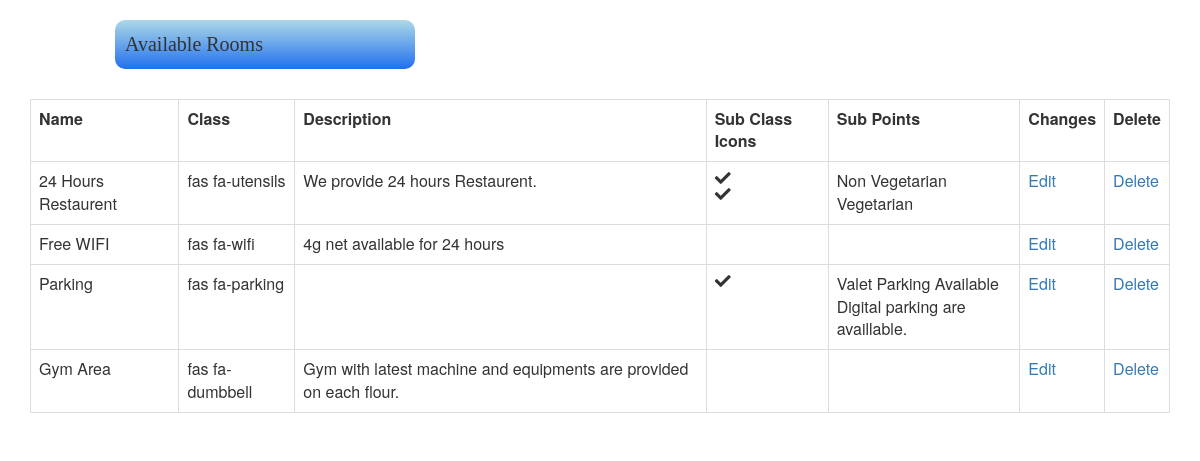
The page /Admin_Block/services.php (signed in) on the database its author committed.
### tables this page shows
CREATE TABLE `services` (
  `id` int(15) NOT NULL,
  `name` varchar(100) NOT NULL,
  `class` varchar(100) NOT NULL,
  `description` varchar(255) NOT NULL,
  `subclass` varchar(100) DEFAULT NULL,
  `subpoints` varchar(200) DEFAULT NULL
);

### Admin_Block/services.php (the view, shortened to what this page needs)
<?php
    include('connect.php');
    $sql = "select * from services";
    $run = mysqli_query($conn, $sql);
?>
<html>
    <head>
        <link rel="stylesheet" href="https://use.fontawesome.com/releases/v5.8.2/css/all.css">
        <link rel="stylesheet" href="https://maxcdn.bootstrapcdn.com/bootstrap/3.3.6/css/bootstrap.min.css"/>
    </head>
    <body>
      <div class="jumbotron jumbo ">
          Available Rooms
       </div>
       <div class="container">
        <div class="table-responsive">
            <table class="table table-hover table-strip table-bordered" cellpadding="15px">
                <tr><th>Name</th>
                    <th>Class</th>
                    <th>Description</th>
                    <th>Sub Class Icons</th>
                    <th>Sub Points</th>
                    <th>Changes</th>
                    <th>Delete</th>
                    </tr>
           <?php while($data = mysqli_fetch_array($run))
               {
    ?>
                <tr>
                    <td><?php echo $data['name']; ?></td>
                    <td><?php echo $data['class']; ?></td>
                    <td><?php echo $data['description']; ?></td>
                    <td><?php echo $data['subclass']; ?></td>
                    <td><?php echo $data['subpoints']; ?></td>
                    <td><a href="services_update.php?id=<?php echo $data['id'];?>" style="text-decoration: none">Edit</a></td>
                    <td><a href="delete-service.php?id=<?php echo $data['id']; ?>" style="text-decoration: none">Delete</a></td>
                </tr>
                     <?php      }
                           ?>
            </table>
        </div>
        </div>
    </body>
</html>

### Admin_Block/services.php (style rules this page uses)
.jumbo { width: 25%; background: linear-gradient(lightblue, #2170ef ); padding: 10px; margin-top: 20px; margin-left: 115px; font-size: 20px; border-radius: 10px; font-family: 'Century Gothic'; font-weight: 500; }

### rows shown on the page
services: name "24 Hours Restaurent", class "fas fa-utensils", description "We provide 24 hours Restaurent.", subpoints "Non Vegetarian Vegetarian"
services: name "Free WIFI", class "fas fa-wifi", description "4g net available for 24 hours"
services: name "Parking", class "fas fa-parking", subpoints "Valet Parking Available Digital parking are availlable."
services: name "Gym Area", class "fas fa-dumbbell", description "Gym with latest machine and equipments are provided on each flour."
